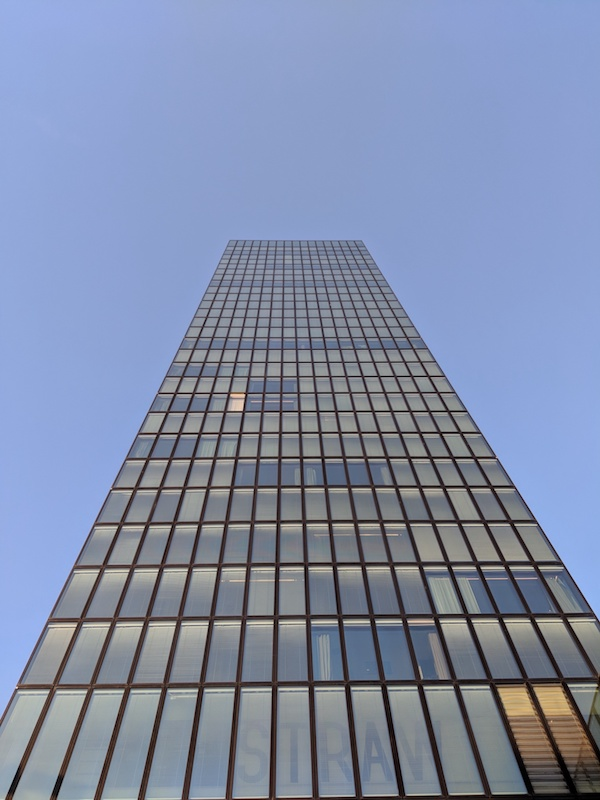
#> input picture Project 2/PC_test_1.jpg, 600 x 800 px
$ python pdist.py PC_test_1.jpg PC_test_2.jpg out.png out.png
#> lines starting #> are read from the running program, lines starting #| are printed output that depends on the picture
import sys
from PIL import Image
import numpy as np

def swap_coord(coord):
    """
        Swap the coordinates of the
        matrix.
    """
    coord_new = []
    for i in coord:
        new_coord = i[::-1]
        coord_new.append(new_coord)
    return coord_new

def dict_coord(coord):
    """
        Returns all the needed coordinates in a dictionary

        coord0: contains (c1,d1) and is 1st item in the list
        coord1: contains (c2,d2) and is 2nd item in the list
        coord2: contains (c3,d3) and is 3rd item in the list
        coord3: contains (c4,d4) and is 4th item in the list
    """

    (a1, b1) = coord[0]
    (a2, b2) = coord[1]
    (a3, b3) = (coord[2][0], b1)
    (a4, b4) = (coord[3][0], b2)

    coord_persp = dict()
    coord_persp['1'] = [(a1,b1), coord[0]]
    coord_persp['2'] = [(a2,b2), coord[1]]
    coord_persp['3'] = [(a3,b3), coord[2]]
    coord_persp['4'] = [(a4,b4), coord[3]]

    return coord_persp

def dict_coord2(coord):
    """
        Returns all the needed coordinates in a dictionary
        for the second image

        coord0: contains (c1,d1) and is 1st item in the list
        coord1: contains (c2,d2) and is 2nd item in the list
        coord2: contains (c3,d3) and is 3rd item in the list
        coord3: contains (c4,d4) and is 4th item in the list
    """

    # Randomly chosen points
    # (a1, b1) = (730, 498)
    # (a2, b2) = (730,739)
    # (a3, b3) = (576, 498)
    # (a4, b4) = (576, 739)

    (a1, b1) = (691, 591)
    (a2, b2) = (691,613)
    (a3, b3) = (547, 591)
    (a4, b4) = (547, 613)

    # (a1, b1) = (691, 591)
    # (a2, b2) = (691,610)
    # (a3, b3) = (547, 591)
    # (a4, b4) = (547, 610)

    coord_persp = dict()
    coord_persp['1'] = [(a1,b1), coord[0]]
    coord_persp['2'] = [(a2,b2), coord[1]]
    coord_persp['3'] = [(a3,b3), coord[2]]
    coord_persp['4'] = [(a4,b4), coord[3]]

    return coord_persp

def mat_h(coord_persp):
    """
        Generates the matrix needed to
        evaluate H
    """
    mat_h = []
    for i in list(coord_persp.keys()):
        i_num = int(i)
        (a,b) = coord_persp[i][0]
        (c,d) = coord_persp[i][1]
        mat_h.append([c, d, 1, 0, 0, 0, -a*c, -a*d])
        mat_h.append([0, 0, 0, c, d, 1,-b*c, -b*d])
    return np.array(mat_h)

def point_h(coord_persp):
    """
        Generates list of chosen points
        in processed image to get H.
    """
    point_h = []
    for i in list(coord_persp.keys()):
        point_h.append(coord_persp[i][0][0])
        point_h.append(coord_persp[i][0][1])
    return np.array(point_h)

def proc_pos(img_array):
    """
        Transforming the perspective of
        the image.
    """
    rows = img_array.shape[0]
    cols = img_array.shape[1]

    position_coord = []

    for row in range(rows):
        for col in range(cols):
            position_coord.append((row,col,1))

    return np.array(position_coord)

def persp_proc(img_arr, dist_pos, dist_img):
    """
        Generates the processed image
        img_array: initilaized processed image array
        dist_pos: coordinates of distorted image
        dist_img: distorted image
    """

    rows = img_arr.shape[0]
    cols = img_arr.shape[1]

    for row in range(rows):
        for col in range(cols):
            pos_a = dist_pos[row][col][0]
            pos_b = dist_pos[row][col][1]
            if (pos_a>=rows or pos_a<0) or (pos_b>=cols or pos_b <0):
                continue
            else:
                img_arr[row][col] = dist_img[pos_a][pos_b]


    img = img_arr.astype(np.uint8)
    img = Image.fromarray(img)
    return img


def correct_persp(img, coord2=False):
    """
        Function to fix perspective distortion
    """
    img_array = np.asarray(img, np.float64) # convert image to an array

    # Extraction of rows and columns of distorted image
    dist_rows = img_array.shape[0] # number of rows in distorted image
    dist_cols = img_array.shape[1] # number of cols in distorted image
    hmat = np.zeros(8) # column vector of h matrix with length 8

    # Assigning coordinates of points to use
    #coord = [(7,799),(576,799),(236,239),(337,239)]
    #coord = [(47,620),(595,615),(177,348),(429,348)]
    #coord = [(8,800), (577,800), (237, 240),(339,240)] image 1


    if coord2:
        #coord = [(562,659), (743,756), (566, 525),(745,573)] # image 2
        coord = [(663,714), (742,758), (667,552), (745,573)]
        coord = swap_coord(coord)
        coord_persp = dict_coord2(coord)
    else:
        # Run image 1 instead
        #coord = [(8,800), (577,800), (237, 240),(339,240)]  # image 1
        #coord = [(47,619),(595,614),(229,240),(362,240)]
        coord = [(229,240),(362,240),(47,619),(595,614)]
        coord = swap_coord(coord)
        coord_persp = dict_coord(coord)

    # calculation of h matrix
    h_point = point_h(coord_persp) # list of points to get h

    inv_8 = np.linalg.inv(mat_h(coord_persp)) #inverse of 8*8 matrix to get h
    hmat = np.matmul(inv_8, h_point) # generating h as a column vector

    hmat = np.append(hmat, 1).reshape((3,3)) # adding 1 to h matrix and reshaping


    # Getting coordinates of points in distorted image
    h_inv = np.linalg.inv(hmat) # calculation of hinv
    proc_position  = proc_pos(img_array) # Getting all the positions in processed image

    # Getting coordinates in dist. image
    dist_pos = np.matmul(h_inv, proc_position.T)
    dist_pos = dist_pos.T

    # dividing by 3rd coordinate to turn coords. back to homogenous coordinate with 1 at the end
    dist_pos = dist_pos/(dist_pos[:,2].reshape((dist_pos.shape[0],1)))
    dist_pos = np.rint(dist_pos[:,:-1]) #rounding the values to nearest integer
    dist_pos = dist_pos.reshape(dist_rows,dist_cols,2) # reshaping to a more suitable form
    dist_pos = dist_pos.astype(int)

    #processed image
    proc_imgarray = img_array.copy()
    proc_imgarray.fill(0) # making the processed image black

    # Generating Corrected Perspective Image
    proc_img = persp_proc(proc_imgarray, dist_pos, img_array)
    proc_img.show()
    return proc_img


def main():
    """
        Corrects the perspective for
        two images.
    """
    if len(sys.argv)!=5:
        print("usage is: %s first_input_image second_input_img \
            first_output_img second_output_img"%(sys.argv[0]))
        sys.exit()

    # Importation of colored images
    img1 = Image.open(sys.argv[1])
#> img1 is the input picture: PIL image 600x800 RGB; mean R, G, B 128.6, 140.4, 168
    img2 = Image.open(sys.argv[2])
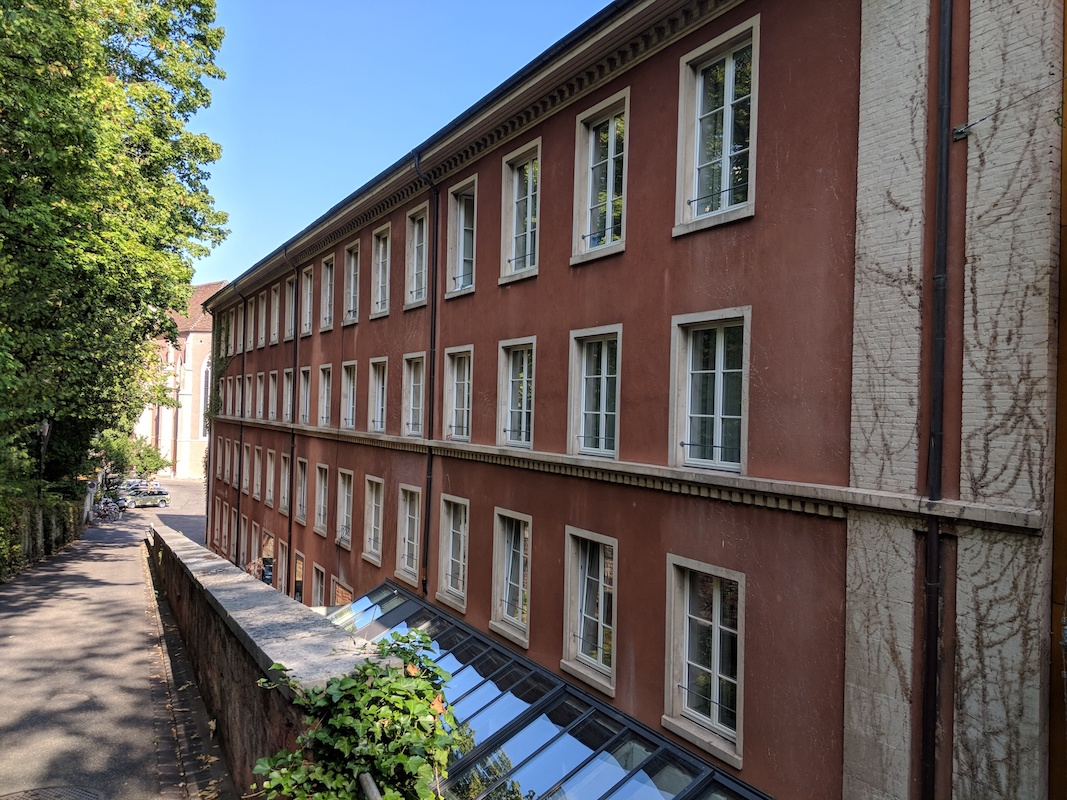
#> input picture Project 2/PC_test_2.jpg, 1067 x 800 px
#> img2 is the input picture: PIL image 1067x800 RGB; mean R, G, B 100.6, 96, 92

    # Correcting Perspective
    correct_img1 = correct_persp(img1)
#> in correct_persp, `dist_pos = np.rint(dist_pos[:,:-1])`: dist_pos = 480000 pairs, first value -9862337 to 45008876, second value -93720008 to 100873543
#> in correct_persp, `proc_imgarray.fill(0)`: proc_imgarray: shape (800, 600, 3) float64; every value is 0
#> after the loop in persp_proc, `for row in range(rows):`:
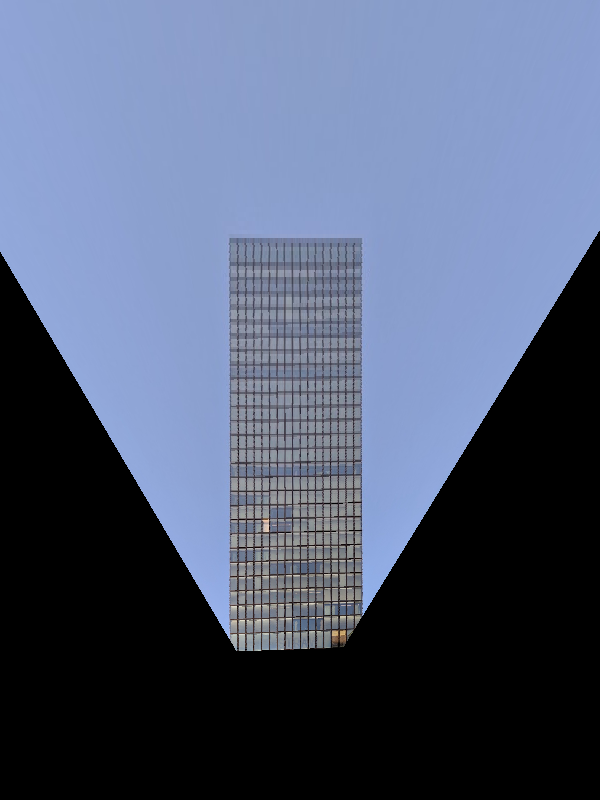
#> img_arr: shape (800, 600, 3) float64; mean R, G, B 81.3, 92, 116.7
    correct_img2 = correct_persp(img2, coord2=True) # To use coord2 coordinates
#> in correct_persp (call 2), `proc_imgarray.fill(0)`: proc_imgarray: shape (800, 1067, 3) float64; every value is 0
#> after the loop in persp_proc (call 2), `for row in range(rows):`:
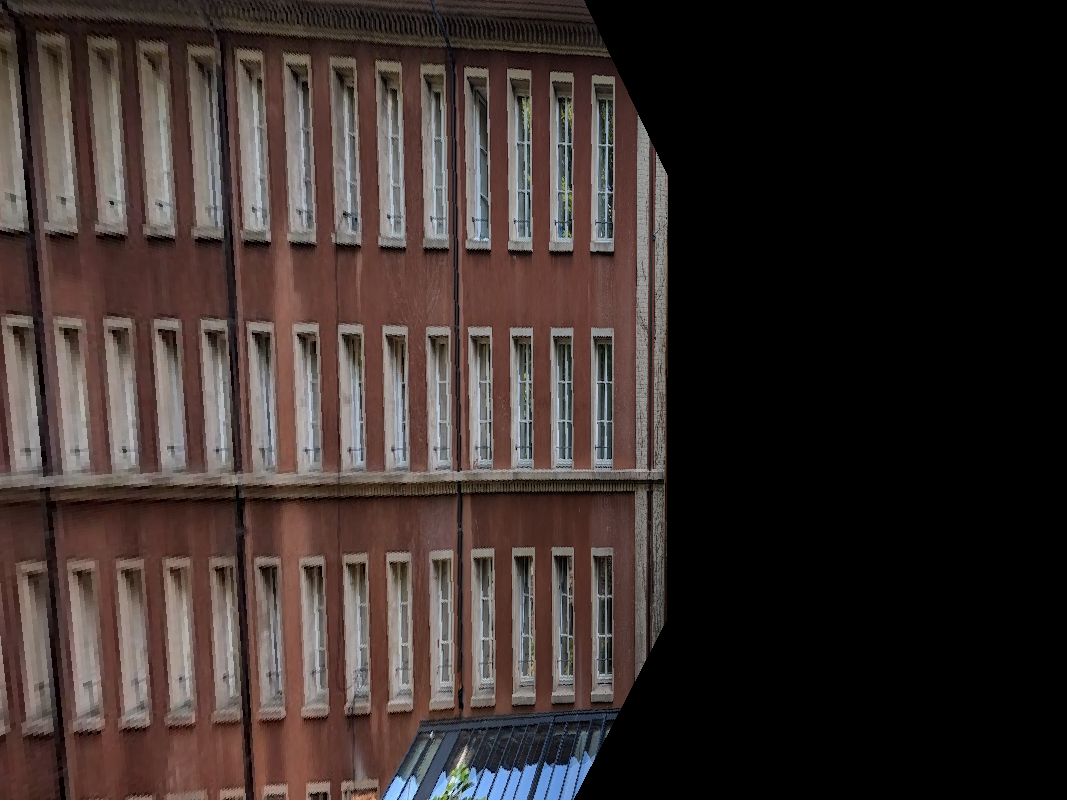
#> img_arr: shape (800, 1067, 3) float64; mean R, G, B 58.6, 47.8, 45.1

    # Save Corrected images
    correct_img1.save(sys.argv[3])
    correct_img2.save(sys.argv[4])


main()
